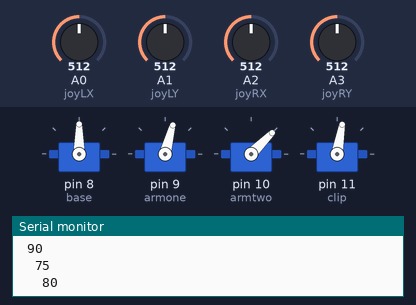
The sketch below on a simulated Arduino Uno, built with avr-gcc and run on an emulated ATmega328P. Parts: 4 × servo, the last lines printed to the serial monitor. The test bench sets the inputs (shaded band); at power-on: A0 (joyLX) = 512, A1 (joyLY) = 512, A2 (joyRX) = 512, A3 (joyRY) = 512.

Above: at 1.2 s.
1.3 s: A0 (joyLX) set to 716
At 2.1 s:
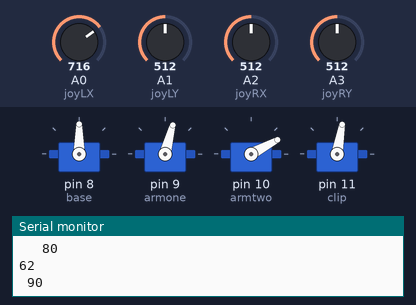
2.8 s: A1 (joyLY) set to 716
At 3.1 s:
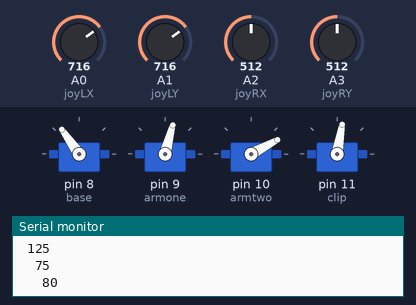
4.3 s: A2 (joyRX) set to 716
At 5.3 s:
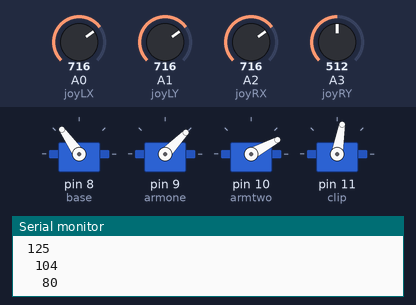
5.8 s: A3 (joyRY) set to 716
At 6.4 s:
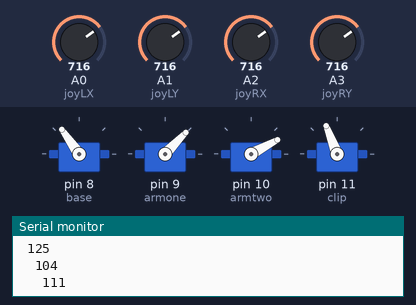
7.3 s: A0 (joyLX) set to 992
At 7.7 s:
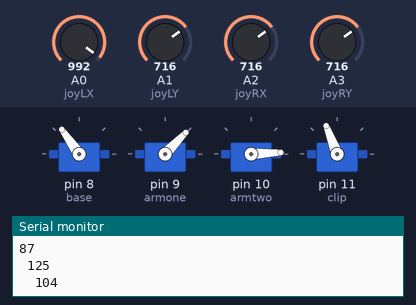
8.8 s: A1 (joyLY) set to 992
At 10.1 s:
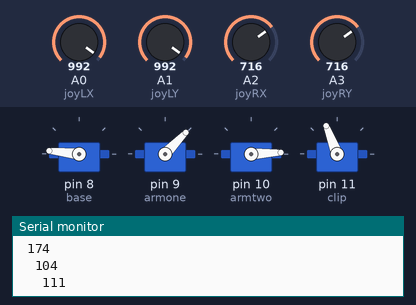
Timing chart, 0 to 11.3 s (numbered marks = the images above; inputs shaded):
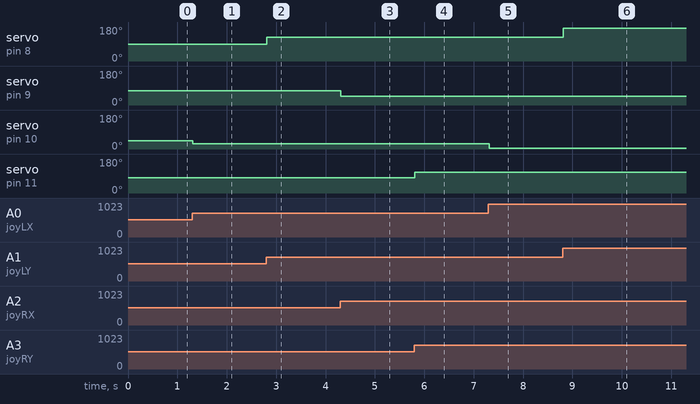

Measured:
- after the input at 1.3 s, servo on pin 10 (armtwo): 45° → 28° at once
- after the input at 2.8 s, servo on pin 8 (base): 90° → 125° at once
- after the input at 4.3 s, servo on pin 9 (armone): 75° → 46° at once
- after the input at 5.8 s, servo on pin 11 (clip): 80° → 111° at once
- after the input at 7.3 s, servo on pin 10 (armtwo): 28° → 3° at once
- after the input at 8.8 s, servo on pin 8 (base): 125° → 174° at once

The sketch:

Robot_Arm__Proto1.ino
```cpp
#include <Servo.h>
Servo base;
Servo armone;
Servo armtwo;
Servo clip;
#define joyLX A0
#define joyLY A1
#define joyRX A2
#define joyRY A3
                  //joystick attach

int LX;  //joystick reading
int LY;  //joystick reading
int RX;  //joystick reading
int RY;  //joystick reading
void setup() {
  Serial.begin(9600);
  base.attach(8);
  armone.attach(9);
  armtwo.attach(10);
  clip.attach(11);
}
void loop() {
  LX=map(analogRead(joyLX),0, 1023, 0, 90);
  RX=map(analogRead(joyRX),0, 1023, 0, 150);
  LY=map(analogRead(joyLY),0, 1023, 0, 180);
  RY=map(analogRead(joyRY),0, 1023, 0, 160);

    base.write(LY);
    armone.write(150-RX);
    armtwo.write(90-LX);
    clip.write(RY);
    delay(10);

Serial.println(LX);
  Serial.print(" ");
  Serial.println(LY);
  Serial.print("\t");

  Serial.println(RX);
  Serial.print(" ");
    Serial.print("\t");
  Serial.println(RY);
  delay(25);
}
```
